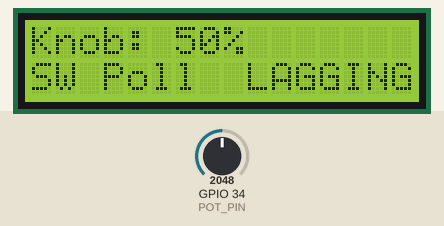
This sketch was run on a simulated ESP32. Shown: 16×2 character LCD. The inputs (shaded band) are chosen by the test bench; at power-on: GPIO 34 (POT_PIN) = 2048. WiFi joins after 1.5 s; servers stay silent unless stated; no MQTT or app messages arrive unless stated; what the sketch prints to the serial monitor is not drawn.

Above: at 1.7 s.
1.8 s: GPIO 34 (POT_PIN) set to 436
At 2.2 s:
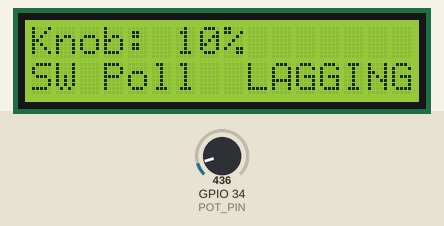
3.3 s: GPIO 34 (POT_PIN) set to 380
At 4.5 s:
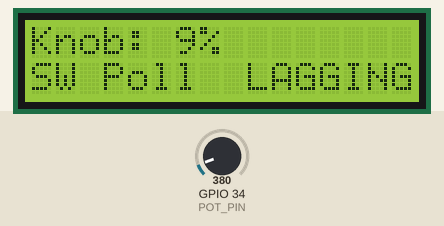
6.5 s: GPIO 34 (POT_PIN) set to 4095
At 6.8 s:
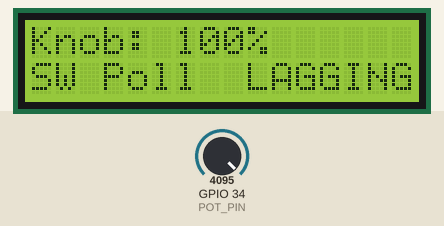
Timing chart, 0 to 9.5 s (numbered marks = the images above; inputs shaded):
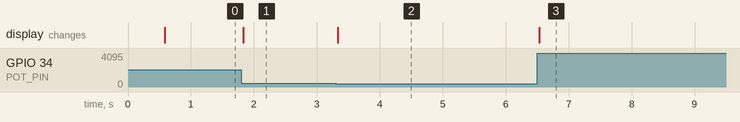

The sketch:

step4_accelerator.ino
```cpp
/*
 * Step 4 -- The Accelerator
 * CECS 460 Chapter 11: Hardware/Software Co-Design
 *
 * +-----------------------------------------------------------+
 * |  YOUR TASK: Change USE_DMA from 0 to 1 on the line below. |
 * |  Compile, flash, and observe the difference.              |
 * +-----------------------------------------------------------+
 *
 * USE_DMA = 0 -> software analogRead() loop (same as Step 2 -- slow)
 * USE_DMA = 1 -> DMA controller fills ADC buffer at 10 kHz (fast)
 *
 * When USE_DMA=1 and your DMA sample rate holds above 200 Hz
 * for 5 seconds, the ESP32 connects to the classroom server
 * and reports your lab pass automatically.
 *
 * Hardware (identical to Steps 2-3 -- TC1602A parallel LCD, 4-bit mode):
 *   LCD VSS  -> GND
 *   LCD VDD  -> 5V
 *   LCD V0   -> wiper of contrast pot (10k); pot outer pins to 5V and GND
 *   LCD RS   -> GPIO 19
 *   LCD RW   -> GND
 *   LCD E    -> GPIO 23
 *   LCD D4   -> GPIO 18
 *   LCD D5   -> GPIO 5
 *   LCD D6   -> GPIO 17
 *   LCD D7   -> GPIO 16
 *   LCD A    -> 5V (through 220 ohm if no built-in resistor)
 *   LCD K    -> GND
 *
 *   Signal pot: middle pin -> GPIO 34, outer pins -> 3.3V and GND
 *
 * Required libraries:
 *   LiquidCrystal      -- built into Arduino IDE (no install needed)
 *   PubSubClient       -- by Nick O'Leary (Library Manager, v2.8.x)
 *   ArduinoJson        -- by Benoit Blanchon (Library Manager, v6.x)
 */

// -- STUDENT TASK ------------------------------------------------------------
#define USE_DMA  0   // <-- CHANGE THIS TO 1 TO ENABLE DMA ACCELERATION
// ---------------------------------------------------------------------------

// -- Network / server configuration -----------------------------------------
#define WIFI_SSID     "CECS"
#define WIFI_PASS     "CECS-Classroom"
#define MQTT_HOST     "192.168.8.10"
#define MQTT_PORT     1883
#define COURSE        "C460"
#define LESSON_ID     "c460_ch11_codesign"
#define LAB_CHAPTER   "ch11Lab"
#define PASS_Q_ID     "q4_lab_pass"

// -- Hardware / timing config -----------------------------------------------
#define POT_PIN         34
#define LOAD_STRENGTH   5000    // identical CPU load to Step 2
#define DMA_BUF_COUNT   4
#define DMA_BUF_LEN     256
#define DMA_SAMPLE_RATE 10000   // Hz -- 10 kHz ADC via DMA
#define SAMPLE_PRINT_MS 500     // how often to print Hz to Serial
#define PASS_RATE_HZ    200.0f  // sustained rate above this triggers pass
#define PASS_SUSTAIN_MS 5000    // must hold above threshold for this long

// ---------------------------------------------------------------------------

#include <LiquidCrystal.h>
#include <WiFi.h>
#include <PubSubClient.h>
#include <ArduinoJson.h>
#include <esp_wifi.h>

#if USE_DMA
#include <driver/i2s.h>
#include <driver/adc.h>
#endif

// LCD pin assignments (4-bit parallel HD44780)
#define LCD_RS  19
#define LCD_EN  23
#define LCD_D4  18
#define LCD_D5  5
#define LCD_D6  17
#define LCD_D7  16

LiquidCrystal lcd(LCD_RS, LCD_EN, LCD_D4, LCD_D5, LCD_D6, LCD_D7);

WiFiClient   wifiClient;
PubSubClient mqtt(wifiClient);

// -- State ------------------------------------------------------------------
static int            g_slot        = -1;
static String         g_token       = "";
static String         g_mac         = "";
static bool           g_passSent    = false;
static unsigned long  g_passStartMs = 0;  // when rate first crossed threshold

// -- Sampling rate tracker --------------------------------------------------
static unsigned long  g_sampleCount = 0;
static unsigned long  g_lastPrintMs = 0;
static float          g_lastRate    = 0;

// -- CPU load (identical to Step 2) -----------------------------------------
volatile float g_load_result = 0;
void runCpuLoad() {
  float x = 1.0;
  for (int i = 0; i < LOAD_STRENGTH; i++) {
    x = x * 1.0001f + 0.0001f;
  }
  g_load_result = x;
}

// -- DMA ADC (only compiled when USE_DMA=1) ---------------------------------
#if USE_DMA
void setupDmaAdc() {
  i2s_config_t cfg = {
    .mode                 = (i2s_mode_t)(I2S_MODE_MASTER | I2S_MODE_RX | I2S_MODE_ADC_BUILT_IN),
    .sample_rate          = DMA_SAMPLE_RATE,
    .bits_per_sample      = I2S_BITS_PER_SAMPLE_16BIT,
    .channel_format       = I2S_CHANNEL_FMT_ONLY_LEFT,
    .communication_format = I2S_COMM_FORMAT_STAND_I2S,
    .intr_alloc_flags     = ESP_INTR_FLAG_LEVEL1,
    .dma_buf_count        = DMA_BUF_COUNT,
    .dma_buf_len          = DMA_BUF_LEN,
    .use_apll             = false,
    .tx_desc_auto_clear   = false,
    .fixed_mclk           = 0
  };
  i2s_driver_install(I2S_NUM_0, &cfg, 0, NULL);
  i2s_set_adc_mode(ADC_UNIT_1, ADC1_CHANNEL_6);  // GPIO 34
  i2s_adc_enable(I2S_NUM_0);
}

int readDmaAdc() {
  uint16_t buf[DMA_BUF_LEN];
  size_t bytesRead = 0;
  i2s_read(I2S_NUM_0, &buf, sizeof(buf), &bytesRead, 10 / portTICK_PERIOD_MS);
  int n = bytesRead / sizeof(uint16_t);
  if (n == 0) return -1;
  long sum = 0;
  for (int i = 0; i < n; i++) sum += (buf[i] & 0x0FFF);
  return sum / n;
}
#endif

// -- MAC address helper -----------------------------------------------------
String getMac() {
  uint8_t m[6];
  esp_wifi_get_mac(WIFI_IF_STA, m);
  char buf[13];
  snprintf(buf, sizeof(buf), "%02X%02X%02X%02X%02X%02X",
           m[0], m[1], m[2], m[3], m[4], m[5]);
  return String(buf);
}

// -- MQTT callback (receives slot + token assignment) -----------------------
void mqttCallback(char* topic, byte* payload, unsigned int len) {
  String t(topic);
  StaticJsonDocument<256> doc;
  if (deserializeJson(doc, payload, len) != DeserializationError::Ok) return;

  String assignTopic = String(COURSE) + "/device/assign/" + g_mac;
  if (t == assignTopic) {
    g_slot  = doc["slot"] | -1;
    g_token = doc["token"] | "";
    Serial.print("[MQTT] Assigned slot="); Serial.print(g_slot);
    Serial.print(" token="); Serial.println(g_token);
  }
}

// -- WiFi + MQTT maintenance (call from loop) -------------------------------
static unsigned long g_wifiRetry = 0;
static unsigned long g_mqttRetry = 0;
static bool          g_announced = false;

void maintainNetwork() {
  // WiFi
  if (WiFi.status() != WL_CONNECTED) {
    g_announced = false;
    if (millis() - g_wifiRetry > 8000) {
      g_wifiRetry = millis();
      WiFi.mode(WIFI_STA);
      WiFi.begin(WIFI_SSID, WIFI_PASS);
    }
    return;
  }

  // MQTT connect
  if (!mqtt.connected()) {
    g_announced = false;
    if (millis() - g_mqttRetry > 5000) {
      g_mqttRetry = millis();
      String cid = "cecs460_step4_" + g_mac;
      if (mqtt.connect(cid.c_str())) {
        mqtt.subscribe((String(COURSE) + "/device/assign/" + g_mac).c_str());
        Serial.println("[MQTT] Connected to server");
      }
    }
    return;
  }

  mqtt.loop();

  // Announce once after connect
  if (!g_announced) {
    g_announced = true;
    StaticJsonDocument<128> doc;
    doc["mac"]       = g_mac;
    doc["device_id"] = "esp32_" + g_mac.substring(6);
    doc["firmware"]  = "step4_v1";
    String out;
    serializeJson(doc, out);
    mqtt.publish((String(COURSE) + "/device/announce").c_str(), out.c_str());
    Serial.println("[MQTT] Announced -- waiting for slot assignment");
  }
}

// -- Publish lab pass -------------------------------------------------------
void publishPass(float rate) {
  if (!mqtt.connected() || g_slot < 0 || g_passSent) return;

  StaticJsonDocument<128> doc;
  doc["slot"]    = g_slot;
  doc["token"]   = g_token;
  doc["chapter"] = LAB_CHAPTER;
  JsonObject ans = doc.createNestedObject("answers");
  ans[PASS_Q_ID] = "PASS";
  String out;
  serializeJson(doc, out);

  String topic = String(LESSON_ID) + "/" + String(g_slot) + "/answer";
  mqtt.publish(topic.c_str(), out.c_str());
  g_passSent = true;

  Serial.print("[MQTT] Lab PASS sent! DMA rate was ");
  Serial.print(rate, 1);
  Serial.println(" Hz");
  lcd.setCursor(0, 1);
  lcd.print("DMA PASS SENT!  ");
}

// ---------------------------------------------------------------------------

void setup() {
  Serial.begin(115200);

  lcd.begin(16, 2);

#if USE_DMA
  lcd.setCursor(0, 0); lcd.print("Step4: DMA Mode ");
  lcd.setCursor(0, 1); lcd.print("Setting up DMA..");
  delay(500);
  setupDmaAdc();
  Serial.println("=== Step 4: DMA Accelerator (USE_DMA=1) ===");
  Serial.println("DMA handles ADC at 10 kHz. CPU load no longer starves the ADC.");
#else
  lcd.setCursor(0, 0); lcd.print("Step4: SW Mode  ");
  lcd.setCursor(0, 1); lcd.print("USE_DMA is 0!   ");
  delay(500);
  Serial.println("=== Step 4: Software Mode (USE_DMA=0) ===");
  Serial.println("Still using analogRead() -- same lag as Step 2.");
  Serial.println("Change USE_DMA to 1 and reflash to enable DMA.");
#endif

  lcd.clear();

  g_mac = getMac();
  mqtt.setServer(MQTT_HOST, MQTT_PORT);
  mqtt.setCallback(mqttCallback);
  WiFi.mode(WIFI_STA);
  WiFi.begin(WIFI_SSID, WIFI_PASS);
  Serial.println("[WiFi] Connecting to " + String(WIFI_SSID) + "...");
}

void loop() {
  // -- Network maintenance --------------------------------------------------
  maintainNetwork();

  // -- CPU load (same as Step 2) -------------------------------------------
  runCpuLoad();

  // -- ADC read ------------------------------------------------------------
  int raw = -1;
#if USE_DMA
  raw = readDmaAdc();
  if (raw < 0) return;
#else
  raw = analogRead(POT_PIN);
#endif

  int percent = map(raw, 0, 4095, 0, 100);
  g_sampleCount++;

  // -- LCD update ----------------------------------------------------------
  if (!g_passSent) {
    lcd.setCursor(0, 0);
    lcd.print("Knob:           ");
    lcd.setCursor(6, 0);
    lcd.print(percent);
    lcd.print("%   ");

    lcd.setCursor(0, 1);
#if USE_DMA
    lcd.print("DMA      SMOOTH ");
#else
    lcd.print("SW Poll  LAGGING");
#endif
  }

  // -- Sample rate print + pass check --------------------------------------
  unsigned long now = millis();
  if (now - g_lastPrintMs >= SAMPLE_PRINT_MS) {
    unsigned long elapsed = now - g_lastPrintMs;
    float rate = (float)g_sampleCount / (elapsed / 1000.0f);
    g_lastRate = rate;
    g_sampleCount = 0;
    g_lastPrintMs = now;

#if USE_DMA
    Serial.print("[DMA] Sample rate: ");
#else
    Serial.print("[SW]  Sample rate: ");
#endif
    Serial.print(rate, 1);
    Serial.print(" Hz  |  Knob: ");
    Serial.print(percent);
    Serial.print("%");

#if USE_DMA
    if (rate >= PASS_RATE_HZ) {
      if (g_passStartMs == 0) g_passStartMs = now;
      unsigned long sustained = now - g_passStartMs;
      Serial.print("  [pass check: ");
      Serial.print(sustained / 1000);
      Serial.print("s/");
      Serial.print(PASS_SUSTAIN_MS / 1000);
      Serial.print("s]");
      if (sustained >= PASS_SUSTAIN_MS && !g_passSent) {
        publishPass(rate);
      }
    } else {
      g_passStartMs = 0;  // reset sustain timer if rate drops
    }
#else
    if (!g_passSent) {
      Serial.print("  [USE_DMA=0 -- change to 1 to enable pass]");
    }
#endif
    Serial.println();
  }
}
```

Measured:
- after the input at 1.8 s, the display: changes at once (image 1)
- after the input at 3.3 s, the display: changes at once (image 2)
- after the input at 6.5 s, the display: changes at once (image 3)
